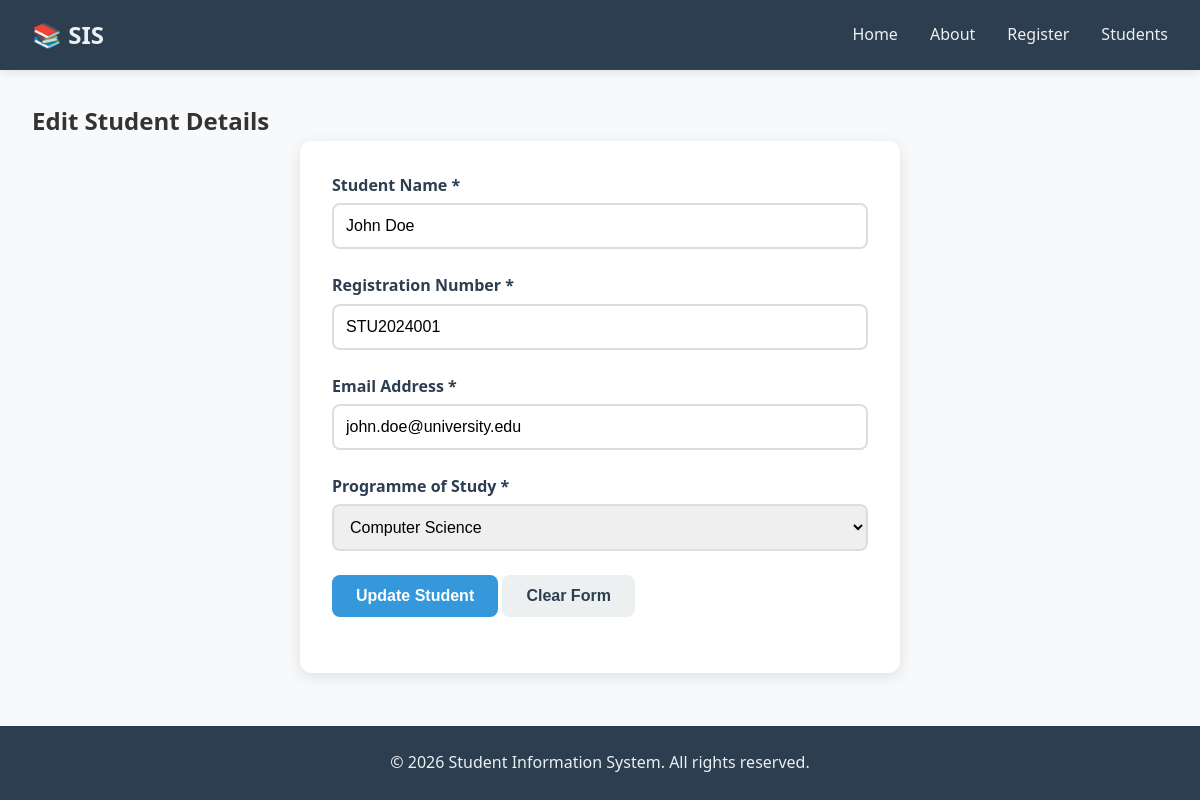
Screenshot of /student/1/edit with the database file from the repository.
### models.py (models this page shows, shortened)
class Student(db.Model):
    __tablename__ = 'students'
    id = db.Column(db.Integer, primary_key=True)
    student_name = db.Column(db.String(100), nullable=False)
    registration_number = db.Column(db.String(50), unique=True, nullable=False)
    email = db.Column(db.String(100), unique=True, nullable=False)
    programme = db.Column(db.String(100), nullable=False)
    registration_date = db.Column(db.DateTime, default=datetime.utcnow)
    is_active = db.Column(db.Boolean, default=True)
    def to_dict(self):
        return {
            'id': self.id,
            'student_name': self.student_name,
            'registration_number': self.registration_number,
            'email': self.email,
            'programme': self.programme,
            'registration_date': self.registration_date.strftime('%Y-%m-%d %H:%M:%S'),
            'is_active': self.is_active
        }

### app.py (the view, shortened to what this page needs)
@app.route('/student/<int:student_id>/edit', methods=['GET', 'POST'])
def edit_student(student_id):
    student = get_student_by_id(student_id)
    if not student:
        flash('Student not found!', 'error')
        return redirect(url_for('students_list'))
    return render_template('register.html', form_data=student.to_dict(), student=student, is_edit=True)

### database.py (called while the page is built)
def get_student_by_id(student_id):
    return Student.query.filter_by(id=student_id).first()

### templates/register.html (shortened to what this page needs)
{% extends "base.html" %}
{% block content %}
    <section class="register-page">
        <h2>{{ 'Edit Student Details' if is_edit else 'Student Registration Form' }}</h2>
        <div class="form-container">
            <form method="POST" action="{{ url_for('edit_student', student_id=student.id) if is_edit else url_for('register') }}" class="registration-form">
                <div class="form-group">
                    <label for="student_name">Student Name *</label>
                    <input type="text" id="student_name" name="student_name"
                           placeholder="Enter your full name"
                           value="{{ form_data.student_name if form_data else '' }}" required>
                </div>
                <div class="form-group">
                    <label for="registration_number">Registration Number *</label>
                    <input type="text" id="registration_number" name="registration_number"
                           placeholder="e.g., 24/U/001"
                           value="{{ form_data.registration_number if form_data else '' }}" required>
                </div>
                <div class="form-group">
                    <label for="email">Email Address *</label>
                    <input type="email" id="email" name="email"
                           placeholder="you@students.mak.ac.ug"
                           value="{{ form_data.email if form_data else '' }}" required>
                </div>
                <div class="form-group">
                    <label for="programme">Programme of Study *</label>
                    <select id="programme" name="programme" required>
                        <option value="Computer Science" {% if form_data and form_data.programme == 'Computer Science' %}selected{% endif %}>Computer Science</option>
                    </select>
                </div>
                <div class="form-group">
                    <button type="submit" class="btn btn-primary">{{ 'Update Student' if is_edit else 'Register Student' }}</button>
                    <button type="reset" class="btn btn-secondary">Clear Form</button>
                </div>
            </form>
        </div>
    </section>
{% endblock %}

### static/style.css (style rules this page uses)
* { margin: 0; padding: 0; box-sizing: border-box; }
body { font-family: 'Segoe UI', Tahoma, Geneva, Verdana, sans-serif; line-height: 1.6; color: #333; background-color: #f8f9fa; min-height: 100vh; display: flex; flex-direction: column; }
.btn { display: inline-block; padding: 0.75rem 1.5rem; border: none; border-radius: 8px; font-size: 1rem; font-weight: 600; cursor: pointer; text-decoration: none; transition: background-color 0.3s ease, transform 0.2s ease; }
.btn-primary { background-color: #3498db; color: white; }
.btn-secondary { background-color: #ecf0f1; color: #2c3e50; }
.form-container { background: white; padding: 2rem; border-radius: 12px; box-shadow: 0 4px 15px rgba(0, 0, 0, 0.1); max-width: 600px; margin: 0 auto; }
.registration-form .form-group { margin-bottom: 1.5rem; }
.registration-form label { display: block; font-weight: 600; margin-bottom: 0.3rem; color: #2c3e50; }
.registration-form input, .registration-form select { width: 100%; padding: 0.75rem; border: 2px solid #ddd; border-radius: 8px; font-size: 1rem; transition: border-color 0.3s ease; }

### rows the page displays
Student: student_name "John Doe", registration_number "STU2024001", email "john.doe@university.edu", programme "Computer Science"

### other values shown
{{ 'Edit Student Details' if is_edit else 'Student Registration Form' }} "Edit Student Details"
{{ 'Update Student' if is_edit else 'Register Student' }} "Update Student"
